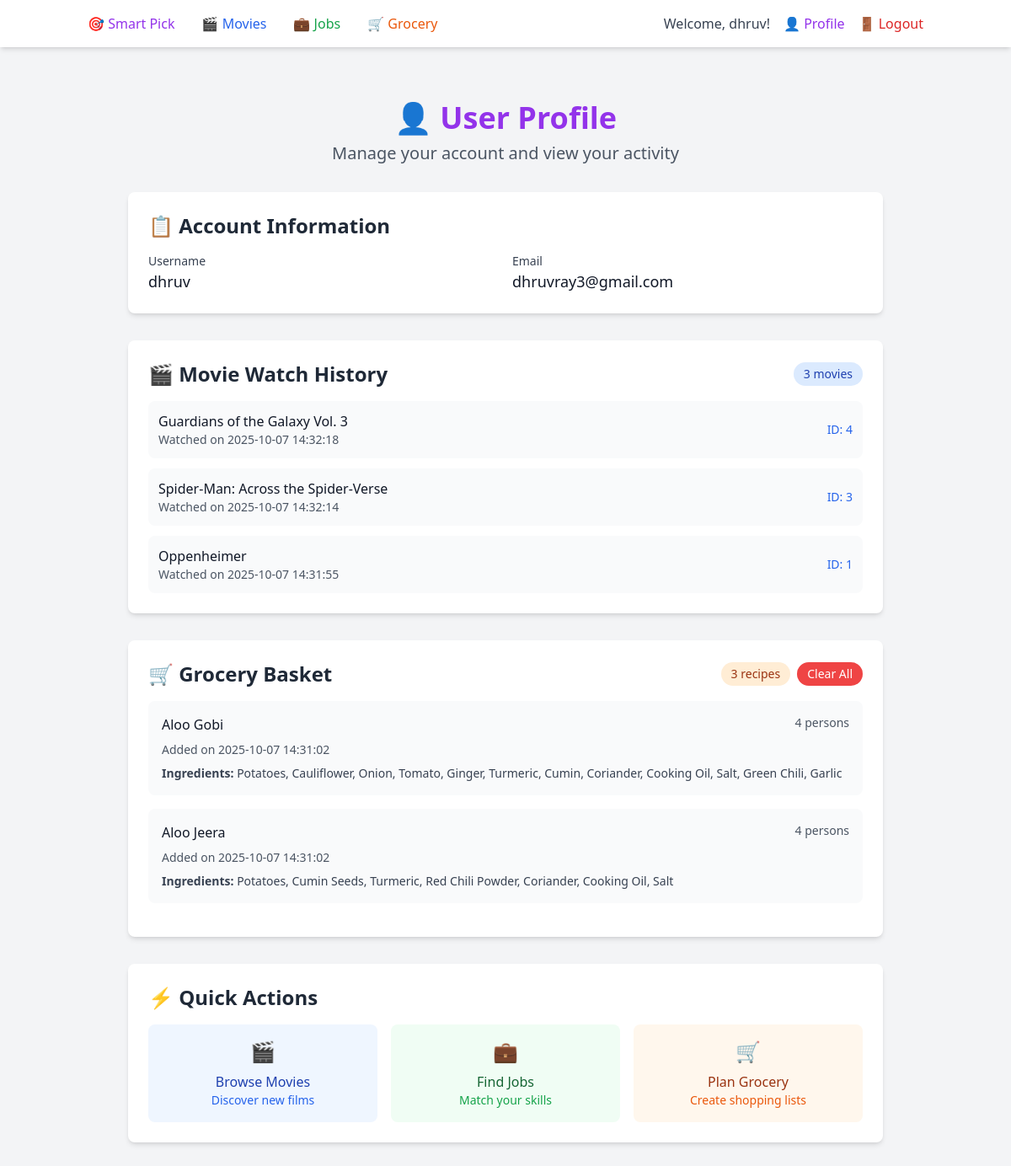
Screenshot of /profile (signed in) with the database file from the repository.
### tables this page shows
CREATE TABLE user_movies (
                id INTEGER PRIMARY KEY AUTOINCREMENT,
                user_id INTEGER,
                movie_id INTEGER,
                movie_title TEXT,
                watched_at TIMESTAMP DEFAULT CURRENT_TIMESTAMP,
                FOREIGN KEY (user_id) REFERENCES users (id)
            );

CREATE TABLE user_basket (
                id INTEGER PRIMARY KEY AUTOINCREMENT,
                user_id INTEGER,
                recipe_name TEXT,
                ingredients TEXT,
                persons INTEGER DEFAULT 4,
                added_at TIMESTAMP DEFAULT CURRENT_TIMESTAMP,
                FOREIGN KEY (user_id) REFERENCES users (id)
            );

### app.py (the view)
@app.route('/profile')
def profile():
    if 'user_id' not in session:
        return redirect(url_for('login'))
    user = {
        'id': session['user_id'],
        'username': session['username'],
        'email': session['email']
    }
    movie_history = db.get_user_movie_history(session['user_id'])
    basket_items = db.get_user_basket(session['user_id'])
    return render_template('profile.html', user=user, movie_history=movie_history, basket_items=basket_items)

### database.py (called while the page is built)
    def get_user_movie_history(self, user_id):
        conn = sqlite3.connect(self.db_name)
        cursor = conn.cursor()
        cursor.execute(
            'SELECT movie_id, movie_title, watched_at FROM user_movies WHERE user_id = ? ORDER BY watched_at DESC',
            (user_id,)
        )
        movies = cursor.fetchall()
        conn.close()
        return [{'movie_id': m[0], 'title': m[1], 'watched_at': m[2]} for m in movies]

    def get_user_basket(self, user_id):
        conn = sqlite3.connect(self.db_name)
        cursor = conn.cursor()
        cursor.execute(
            'SELECT recipe_name, ingredients, persons, added_at FROM user_basket WHERE user_id = ? ORDER BY added_at DESC',
            (user_id,)
        )
        basket_items = cursor.fetchall()
        conn.close()
        result = []
        for item in basket_items:
            result.append({
                'recipe_name': item[0],
                'ingredients': json.loads(item[1]),
                'persons': item[2],
                'added_at': item[3]
            })
        return result

### templates/profile.html (shortened to what this page needs)
<!DOCTYPE html>
<html lang="en">
<head>
    <script src="https://cdn.tailwindcss.com"></script>
</head>
<body class="bg-gray-100 min-h-screen">
    <nav class="bg-white shadow-md mb-8">
        <div class="container mx-auto px-4">
            <div class="flex justify-between items-center py-4">
                <div class="flex space-x-8">
                    <a href="/" class="text-purple-600 hover:text-purple-800 font-medium">🎯 Smart Pick</a>
                    <a href="/movies" class="text-blue-600 hover:text-blue-800 font-medium">🎬 Movies</a>
                    <a href="/jobs" class="text-green-600 hover:text-green-800 font-medium">💼 Jobs</a>
                    <a href="/grocery" class="text-orange-600 hover:text-orange-800 font-medium">🛒 Grocery</a>
                </div>
                <div class="flex items-center space-x-4">
                    <span class="text-gray-700">Welcome, {{ user.username }}!</span>
                    <a href="/profile" class="text-purple-600 hover:text-purple-800 font-medium">👤 Profile</a>
                    <a href="/logout" class="text-red-600 hover:text-red-800 font-medium">🚪 Logout</a>
                </div>
            </div>
        </div>
    </nav>
    <div class="container mx-auto px-4 py-8">
        <div class="max-w-4xl mx-auto">
            <header class="text-center mb-8 animate-fadeInUp">
                <h1 class="text-4xl font-bold text-purple-600 mb-2">👤 User Profile</h1>
                <p class="text-xl text-gray-600">Manage your account and view your activity</p>
            </header>
            <div class="bg-white rounded-lg shadow-md p-6 mb-8 card-hover">
                <h2 class="text-2xl font-semibold text-gray-800 mb-4">📋 Account Information</h2>
                <div class="grid grid-cols-1 md:grid-cols-2 gap-4">
                    <div>
                        <label class="block text-sm font-medium text-gray-700">Username</label>
                        <p class="text-lg text-gray-900">{{ user.username }}</p>
                    </div>
                    <div>
                        <label class="block text-sm font-medium text-gray-700">Email</label>
                        <p class="text-lg text-gray-900">{{ user.email }}</p>
                    </div>
                </div>
            </div>
            <div class="bg-white rounded-lg shadow-md p-6 mb-8 card-hover">
                <div class="flex justify-between items-center mb-4">
                    <h2 class="text-2xl font-semibold text-gray-800">🎬 Movie Watch History</h2>
                    <span class="bg-blue-100 text-blue-800 px-3 py-1 rounded-full text-sm">{{ movie_history|length }} movies</span>
                </div>
                {% if movie_history %}
                <div class="space-y-3 max-h-64 overflow-y-auto">
                    {% for movie in movie_history %}
                    <div class="flex justify-between items-center p-3 bg-gray-50 rounded-lg">
                        <div>
                            <h3 class="font-medium text-gray-900">{{ movie.title }}</h3>
                            <p class="text-sm text-gray-600">Watched on {{ movie.watched_at }}</p>
                        </div>
                        <span class="text-blue-600 text-sm">ID: {{ movie.movie_id }}</span>
                    </div>
                    {% endfor %}
                </div>
                {% else %}
                <p class="text-gray-500 text-center py-8">No movies watched yet. Start exploring!</p>
                {% endif %}
            </div>
            <div class="bg-white rounded-lg shadow-md p-6 mb-8 card-hover">
                <div class="flex justify-between items-center mb-4">
                    <h2 class="text-2xl font-semibold text-gray-800">🛒 Grocery Basket</h2>
                    <div class="flex space-x-2">
                        <span class="bg-orange-100 text-orange-800 px-3 py-1 rounded-full text-sm">{{ basket_items|length }} recipes</span>
                        {% if basket_items %}
                        <button onclick="clearBasket()" class="bg-red-500 text-white px-3 py-1 rounded-full text-sm hover:bg-red-600">Clear All</button>
                        {% endif %}
                    </div>
                </div>
                {% if basket_items %}
                <div class="space-y-4 max-h-64 overflow-y-auto">
                    {% for item in basket_items %}
                    <div class="p-4 bg-gray-50 rounded-lg">
                        <div class="flex justify-between items-start mb-2">
                            <h3 class="font-medium text-gray-900">{{ item.recipe_name }}</h3>
                            <span class="text-sm text-gray-600">{{ item.persons }} persons</span>
                        </div>
                        <p class="text-sm text-gray-600 mb-2">Added on {{ item.added_at }}</p>
                        <div class="text-sm text-gray-700">
                            <strong>Ingredients:</strong> {{ item.ingredients|join(', ') }}
                        </div>
                    </div>
                    {% endfor %}
                </div>
                {% else %}
                <p class="text-gray-500 text-center py-8">No recipes in basket. Add some from the grocery section!</p>
                {% endif %}
            </div>
            <div class="bg-white rounded-lg shadow-md p-6 card-hover">
                <h2 class="text-2xl font-semibold text-gray-800 mb-4">⚡ Quick Actions</h2>
                <div class="grid grid-cols-1 md:grid-cols-3 gap-4">
                    <a href="/movies" class="bg-blue-50 p-4 rounded-lg text-center hover:bg-blue-100 transition-colors">
                        <div class="text-2xl mb-2">🎬</div>
                        <h3 class="font-medium text-blue-800">Browse Movies</h3>
                        <p class="text-sm text-blue-600">Discover new films</p>
                    </a>
                    <a href="/jobs" class="bg-green-50 p-4 rounded-lg text-center hover:bg-green-100 transition-colors">
                        <div class="text-2xl mb-2">💼</div>
                        <h3 class="font-medium text-green-800">Find Jobs</h3>
                        <p class="text-sm text-green-600">Match your skills</p>
                    </a>
                    <a href="/grocery" class="bg-orange-50 p-4 rounded-lg text-center hover:bg-orange-100 transition-colors">
                        <div class="text-2xl mb-2">🛒</div>
                        <h3 class="font-medium text-orange-800">Plan Grocery</h3>
                        <p class="text-sm text-orange-600">Create shopping lists</p>
                    </a>
                </div>
            </div>
        </div>
    </div>
</body>
</html>

### templates/profile.html (style rules this page uses)
.animate-fadeInUp { animation: fadeInUp 0.8s ease-out; }
.card-hover { transition: all 0.3s ease; }

### rows the page displays
user_movies: title "Guardians of the Galaxy Vol. 3", watched_at "2025-10-07 14:32:18", movie_id "4"
user_movies: title "Spider-Man: Across the Spider-Verse", watched_at "2025-10-07 14:32:14", movie_id "3"
user_movies: title "Oppenheimer", watched_at "2025-10-07 14:31:55", movie_id "1"
user_basket: recipe_name "Aloo Gobi", persons "4", added_at "2025-10-07 14:31:02", ingredients "Potatoes, Cauliflower, Onion, Tomato, Ginger, Turmeric, Cumin, Coriander, Cooking Oil, Salt, Green Chili, Garlic"
user_basket: recipe_name "Aloo Jeera", persons "4", added_at "2025-10-07 14:31:02", ingredients "Potatoes, Cumin Seeds, Turmeric, Red Chili Powder, Coriander, Cooking Oil, Salt"

### other values shown
{{ user.username }} "dhruv"
{{ user.email }} "dhruvray3@gmail.com"
{{ movie_history|length }} "3"
{{ basket_items|length }} "3"
